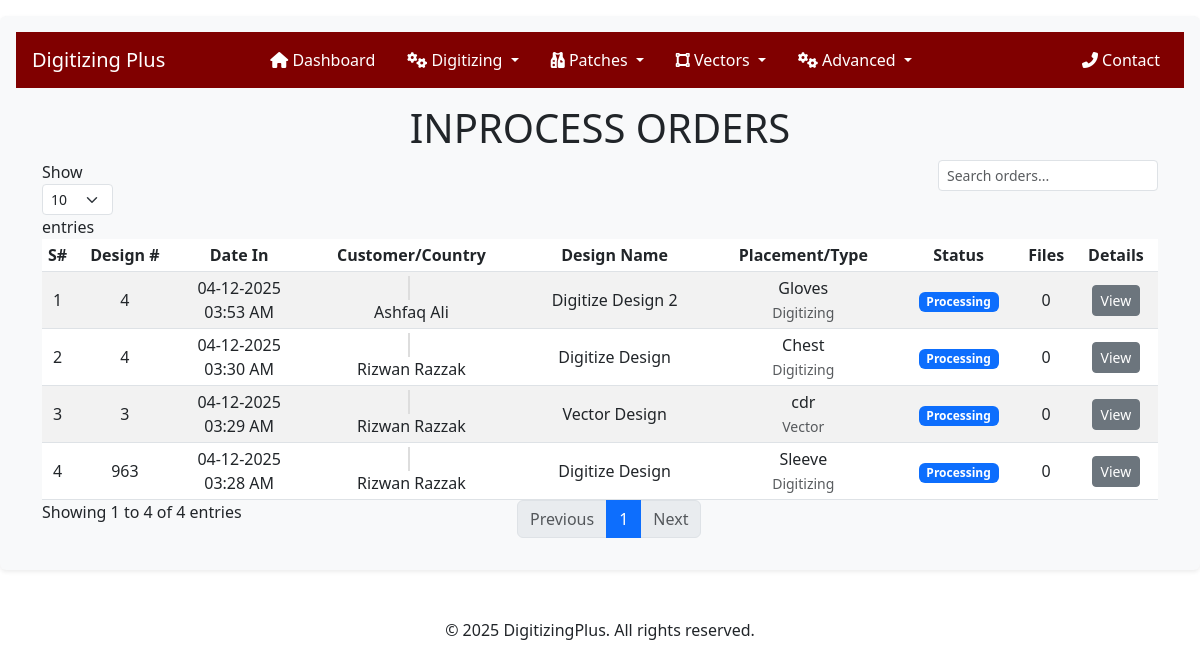
/user/admin/inprocesss-orders/ (signed in), run on the app's committed database.
### crafting/models.py (models this page shows, shortened)
class DigitizingOrder(models.Model):
    user = models.ForeignKey(
        settings.AUTH_USER_MODEL,
        on_delete=models.CASCADE,
        related_name='digitizing_orders',
    )
    name = models.CharField(max_length=255)
    height = models.IntegerField()
    width = models.IntegerField()
    stitches = models.IntegerField(default=0)
    colors = models.IntegerField(null=True, blank=True)
    po_number = models.IntegerField(null=True, blank=True)
    file_format = models.CharField(max_length=10, choices=FORMAT_CHOICES, null=True, blank=True)
    fabric_type = models.CharField(max_length=50, choices=FABRIC_CHOICES, null=True, blank=True)
    logo_placement = models.CharField(max_length=50, choices=LOGO_PLACEMENT, null=True, blank=True)
    instructions = models.TextField(null=True, blank=True)
    is_urgent = models.BooleanField(default=False)
    status = models.CharField(max_length=50, choices=STATUS_CHOICES, default='Processing', blank=True)
    price = models.DecimalField(decimal_places=2, max_digits=10, blank=True, null=True)
    created_at = models.DateTimeField(auto_now_add=True)

class VectorOrder(models.Model):
    user = models.ForeignKey(
        settings.AUTH_USER_MODEL,
        on_delete=models.CASCADE,
        related_name='vector_orders',
    )
    name = models.CharField(max_length=255)
    po_number = models.IntegerField(null=True, blank=True)
    required_format = models.CharField(max_length=50, choices=VECTOR_ORDER_FORMAT)
    color_types = models.CharField(max_length=50, choices=VECTOR_ORDER_COLOR_TYPES)
    colors = models.IntegerField(default=1)
    others = models.CharField(max_length=255, blank=True, null=True)
    instructions = models.TextField(null=True, blank=True)
    status = models.CharField(max_length=50, choices=STATUS_CHOICES, default='Processing', blank=True)
    price = models.DecimalField(decimal_places=2, max_digits=10, blank=True, null=True)
    created_at = models.DateTimeField(auto_now_add=True)

### users/models.py (models this page shows, shortened)
class User(AbstractUser):
    COUNTRY_CHOICES = [
        ('United States', 'United States'),
        ('United Kingdom', 'United Kingdom'),
        ('Australia', 'Australia'),
        ('New Zealand', 'New Zealand'),
        ('Germany', 'Germany'),
        ('Canada', 'Canada'),
    ]
    username = None
    user_id = models.CharField(max_length=100, unique=True, blank=False, null=False)
    email = models.EmailField(unique=True)
    email2 = models.EmailField(blank=True, null=True, verbose_name="Secondary Email")
    email3 = models.EmailField(blank=True, null=True, verbose_name="Tertiary Email")
    first_name = models.CharField(max_length=100, blank=False, null=False)
    last_name = models.CharField(max_length=100, blank=False, null=False)
    phone_number = models.CharField(max_length=50, null=True, blank=True)
    address = models.CharField(max_length=500)
    city = models.CharField(max_length=50)
    state = models.CharField(max_length=50)
    zip_code = models.CharField(max_length=15)
    country = models.CharField(
        max_length=15,
        choices=COUNTRY_CHOICES,
        default='US',  # Default to United States
        verbose_name="Country"
    )
    USERNAME_FIELD = 'user_id'
    REQUIRED_FIELDS = []  # Removed email from required fields
    objects = UserManager()
    COUNTRY_CODE_MAP = {
        'United States': 'us',
        'United Kingdom': 'gb',
        'Australia': 'au',
        'New Zealand': 'nz',
        'Germany': 'de',
        'Canada': 'ca',
    }
    @property
    def country_code(self):
        return self.COUNTRY_CODE_MAP.get(self.country, '')

### users/adminviews.py (the view)
# urls.py: path('admin/inprocesss-orders/', adminviews.inprocess_orders, name='admin-inprocess-orders'),
@login_required
@user_passes_test(lambda u: u.is_superuser)  # Restrict to admin only
def inprocess_orders(request):
    digitizing_orders = DigitizingOrder.objects.select_related('user').prefetch_related('files')
    patch_orders = PatchOrder.objects.select_related('user').prefetch_related('files')
    vector_orders = VectorOrder.objects.select_related('user').prefetch_related('files')
    all_orders = []
    for order in digitizing_orders:
        order.order_type = 'Digitizing'
        all_orders.append(order)
    for order in patch_orders:
        order.order_type = 'Patch'
        all_orders.append(order)
    for order in vector_orders:
        order.order_type = 'Vector'
        all_orders.append(order)
    all_orders.sort(key=lambda x: x.created_at, reverse=True)
    context = {
        'orders': all_orders,
    }
    return render(request, 'users/admin/inprocess-orders.html', context)

### users/templates/users/admin/inprocess-orders.html (shortened to what this page needs)
{% extends "users/admin/base.html" %}
{% load static %}
{% load crispy_forms_tags %}
{% block content %}
<link rel="stylesheet" href="https://cdnjs.cloudflare.com/ajax/libs/flag-icon-css/3.5.0/css/flag-icon.min.css">
<h1 class="text-center mt-3">INPROCESS ORDERS</h1>
<div class="mt-2">
    <table id="ordersTable" class="table table-striped table-sm" style="width:100%">
        <thead>
            <tr>
                <th class="text-center">S#</th>
                <th class="text-center">Design #</th>
                <th class="text-center">Date In</th>
                <th class="text-center">Customer/Country</th>
                <th class="text-center">Design Name</th>
                <th class="text-center">Placement/Type</th>
                <th class="text-center">Status</th>
                <th class="text-center">Files</th>
                <th class="text-center">Details</th>
            </tr>
        </thead>
        <tbody>
            {% for order in orders %}
            <tr>
                <td class="text-center align-middle">{{ forloop.counter }}</td>
                <td class="text-center align-middle">
                        {{ order.po_number }}
                </td>
                <td class="text-center align-middle">
                    {{ order.created_at|date:"m-d-Y" }}
                    <br />
                    {{ order.created_at|date:"h:i A" }}
                </td>
                <td class="text-center align-middle">
                    {% if order.user.country_code %}
                    <span class="flag-icon flag-icon-{{ order.user.country_code }}"></span>
                    {% endif %}<br>
                    {{ order.user.get_full_name|title }}
                </td>
                <td class="text-center align-middle">{{ order.name }}</td>
                <td class="text-center align-middle">
                    {% if order.order_type == 'Digitizing' %}
                        {{ order.logo_placement|default:"-" }}
                    {% elif order.order_type == 'Patch' %}
                        {{ order.patch_type|default:"-" }}
                    {% else %}
                        {{ order.required_format|default:"-" }}
                    {% endif %}
                    <br>
                    <small class="text-muted">{{ order.order_type }}</small>
                </td>
                <td class="text-center align-middle">
                    <span class="badge bg-{% if order.status == 'Completed' %}success{% elif order.status == 'Processing' %}primary{% else %}warning{% endif %}">
                        {{ order.status }}
                    </span>
                </td>
                <td class="text-center align-middle">
                    {% if order.order_type == 'Digitizing' %}
                        {{ order.files.count }}
                    {% elif order.order_type == 'Patch' %}
                        {{ order.files.count }}
                    {% else %}
                        {{ order.files.count }}
                    {% endif %}
                </td>
                <td class="text-center align-middle">
                    <a href="{% url "users:admin-order-details" order.id order.order_type %}" class="btn btn-sm btn-secondary">View</a>
                </td>
            </tr>
            {% endfor %}
        </tbody>
    </table>
</div>
{% endblock content %}

### users/templates/users/admin/base.html (shortened to what this page needs)
{% load static %}
<!DOCTYPE html>
<html lang="en">
<head>
    <link href="https://cdn.jsdelivr.net/npm/bootstrap@5.3.0-alpha1/dist/css/bootstrap.min.css" rel="stylesheet">
    <link href="https://cdn.jsdelivr.net/npm/bootstrap-icons@1.11.3/font/bootstrap-icons.css" rel="stylesheet">
    <link rel="stylesheet" href="https://cdnjs.cloudflare.com/ajax/libs/font-awesome/6.4.0/css/all.min.css">
    <link rel="stylesheet" type="text/css" href="{% static "libs/dataTables.bootstrap5.css" %}">
</head>
<body>
    <div class="main-content mt-3 mb-3 shadow-sm p-3 mb-5 bg-body-tertiary rounded">
        {% include "users/admin/navbar.html" %}
        <main class="container">
            {% block content %}
            {% endblock content %}
        </main>
    </div>
    <footer class="footer">
        <p class="text-center">&copy; 2025 DigitizingPlus. All rights reserved.</p>
    </footer>
</body>
</html>

### users/templates/users/admin/navbar.html (shortened to what this page needs)
{% load static %}
    <nav class="navbar navbar-expand-lg navbar-dark navbar-custom">
        <a class="navbar-brand ms-3" href="#">
            Digitizing Plus
        </a>
        <div class="collapse navbar-collapse" id="navbarContent">
            <ul class="navbar-nav centered-nav">
                <li class="nav-item mx-2">
                    <a class="nav-link" href="{% url "users:admin-dashboard" %} ">
                        <i class="fas fa-home"></i> Dashboard
                    </a>
                </li>
                <li class="nav-item dropdown mx-2">
                    <a class="nav-link dropdown-toggle" href="#" id="servicesDropdown" data-bs-toggle="dropdown">
                        <i class="fas fa-cogs"></i> Digitizing
                    </a>
                </li>
                <li class="nav-item dropdown mx-2">
                    <a class="nav-link dropdown-toggle" href="#" id="servicesDropdown" data-bs-toggle="dropdown">
                        <i class="fa-solid fa-vest-patches"></i> Patches
                    </a>
                </li>
                <li class="nav-item dropdown mx-2">
                    <a class="nav-link dropdown-toggle" href="#" id="servicesDropdown" data-bs-toggle="dropdown">
                        <i class="fa-solid fa-vector-square"></i> Vectors
                    </a>
                </li>
                <li class="nav-item dropdown mx-2">
                    <a class="nav-link dropdown-toggle" href="#" id="servicesDropdown" data-bs-toggle="dropdown">
                        <i class="fas fa-cogs"></i> Advanced
                    </a>
                </li>
            </ul>
            <ul class="navbar-nav ms-auto me-3">
                <li class="nav-item">
                    <a class="nav-link" href="#">
                        <i class="fas fa-phone-alt"></i> Contact
                    </a>
                </li>
            </ul>
        </div>
    </nav>

### users/templates/users/admin/navbar.html (style rules this page uses)
.navbar-custom { background-color: #800000; }
.navbar-custom .navbar-brand, .navbar-custom .nav-link, .navbar-custom .dropdown-item { color: white !important; }
.centered-nav { margin: 0 auto; }

### users/templates/users/admin/inprocess-orders.html (style rules this page uses)
.flag-icon { margin-right: 5px; border: 1px solid #ddd; }

### data on the page
DigitizingOrder: po_number "4", created_at "04-12-2025", created_at "03:53 AM", user.get_full_name "Ashfaq Ali", name "Digitize Design 2", logo_placement "Gloves", order_type "Digitizing", status "Processing", files.count "0"
DigitizingOrder: po_number "4", created_at "04-12-2025", created_at "03:30 AM", user.get_full_name "Rizwan Razzak", name "Digitize Design", logo_placement "Chest", order_type "Digitizing", status "Processing", files.count "0"
VectorOrder: po_number "3", created_at "04-12-2025", created_at "03:29 AM", user.get_full_name "Rizwan Razzak", name "Vector Design", required_format "cdr", order_type "Vector", status "Processing", files.count "0"
DigitizingOrder: po_number "963", created_at "04-12-2025", created_at "03:28 AM", user.get_full_name "Rizwan Razzak", name "Digitize Design", logo_placement "Sleeve", order_type "Digitizing", status "Processing", files.count "0"
